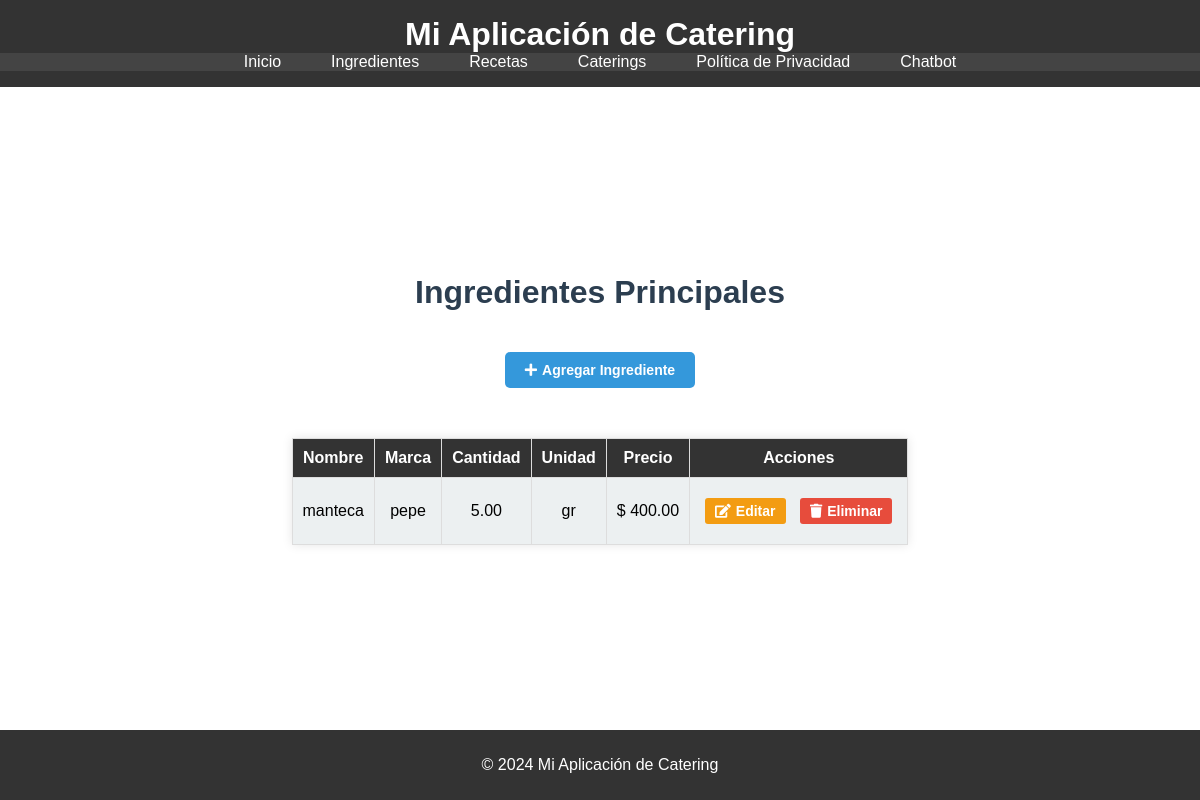
/calculos/ingredientes/, run on an earlier commit of the app's database.
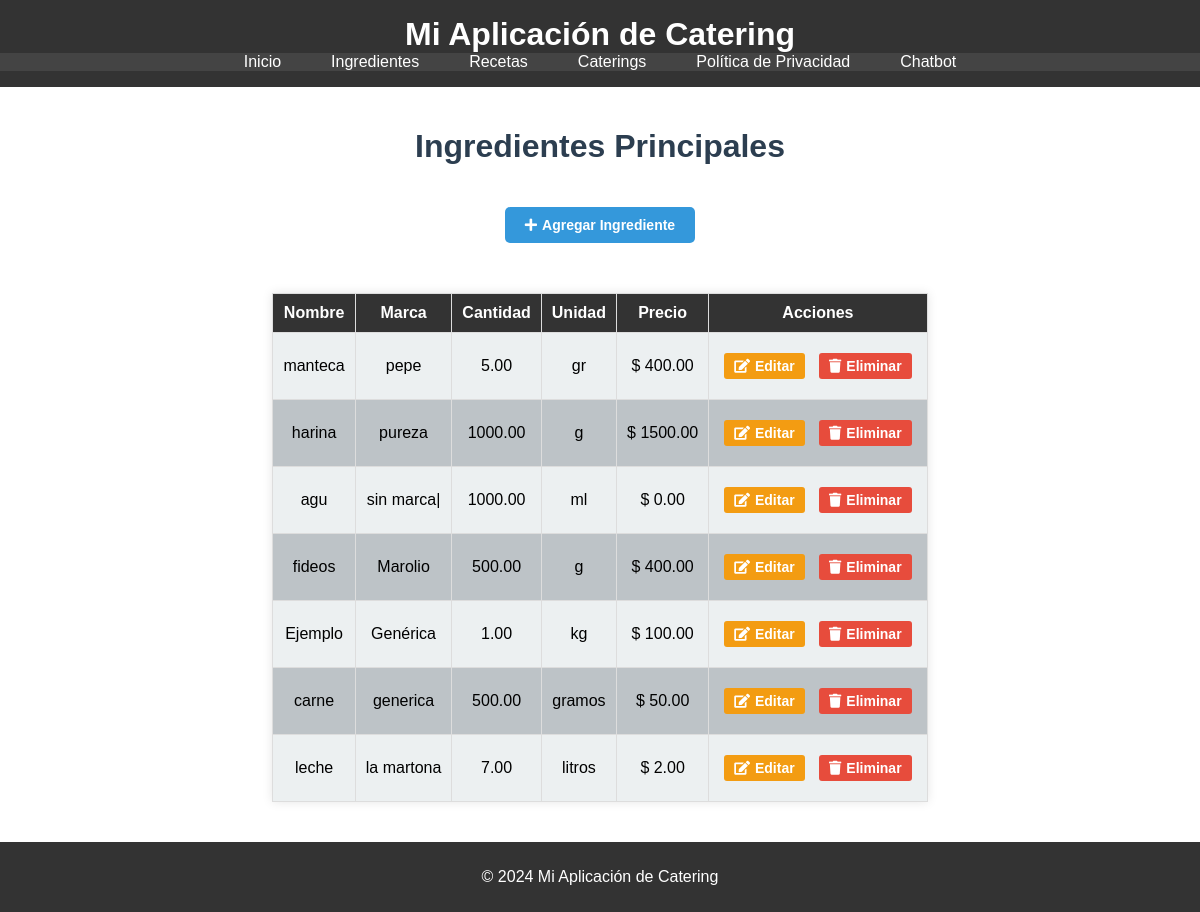
And on a later commit of the database.
### calculos/models.py (models this page shows, shortened)
class Ingrediente(models.Model):
    nombre = models.CharField(max_length=100)
    marca = models.CharField(max_length=50, blank=True, null=True)
    cantidad = models.DecimalField(max_digits=10, decimal_places=2)
    unidad = models.CharField(max_length=100, default='ejemplo: gramos')
    precio = models.DecimalField(max_digits=10, decimal_places=2)

### calculos/views.py (the view)
# urls.py: path('ingredientes/', views.lista_ingredientes_principal, name='lista_ingredientes_principal'),
def lista_ingredientes_principal(request):
    ingredientes = Ingrediente.objects.all()
    return render(request, 'calculos/lista_ingredientes_principal.html', {'ingredientes': ingredientes})

### templates/calculos/lista_ingredientes_principal.html
{% extends 'base.html' %}
{% block content %}
<h1 style="color: #2c3e50;">Ingredientes Principales</h1>
<a href="{% url 'agregar_ingrediente_principal' %}" class="btn btn-primary" style="background-color: #3498db; color: white; padding: 10px 20px; border-radius: 5px; text-decoration: none; font-weight: bold; margin-top: 20px;">
    <i class="fas fa-plus"></i> Agregar Ingrediente
</a>
<div class="responsive-table" style="margin-top: 20px;">
    <table style="width: 100%; border-collapse: collapse;">
        <thead>
            <tr style="background-color: #34495e; color: white;">
                <th style="padding: 10px;">Nombre</th>
                <th style="padding: 10px;">Marca</th>
                <th style="padding: 10px;">Cantidad</th>
                <th style="padding: 10px;">Unidad</th>
                <th style="padding: 10px;">Precio</th>
                <th style="padding: 10px;">Acciones</th>
            </tr>
        </thead>
        <tbody>
            {% for ingrediente in ingredientes %}
            <tr style="background-color: {% cycle '#ecf0f1' '#bdc3c7' %};">
                <td data-label="Nombre" style="padding: 10px;">{{ ingrediente.nombre }}</td>
                <td data-label="Marca" style="padding: 10px;">{{ ingrediente.marca }}</td>
                <td data-label="Cantidad" style="padding: 10px;">{{ ingrediente.cantidad }}</td>
                <td data-label="Unidad" style="padding: 10px;">{{ ingrediente.unidad }}</td>
                <td data-label="Precio" style="padding: 10px;">$ {{ ingrediente.precio|floatformat:2 }}</td>
                <td data-label="Acciones" style="padding: 10px;">
                    <a href="{% url 'editar_ingrediente_principal' ingrediente.id %}" class="btn btn-warning" style="background-color: #f39c12; color: white; padding: 5px 10px; border-radius: 3px; text-decoration: none; font-size: 14px;">
                        <i class="fas fa-edit"></i> Editar
                    </a>
                    <a href="{% url 'eliminar_ingrediente_principal' ingrediente.id %}" class="btn btn-danger" style="background-color: #e74c3c; color: white; padding: 5px 10px; border-radius: 3px; text-decoration: none; font-size: 14px;" onclick="return confirm('¿Está seguro de eliminar este ingrediente?');">
                        <i class="fas fa-trash"></i> Eliminar
                    </a>
                </td>
            </tr>
            {% endfor %}
        </tbody>
    </table>
</div>
{% endblock %}

### templates/base.html (shortened to what this page needs)
<!DOCTYPE html>
<html lang="en">
<head>
    {% load static %}
    <link rel="stylesheet" href="{% static 'style.css' %}">
    <link rel="stylesheet" href="https://cdnjs.cloudflare.com/ajax/libs/font-awesome/5.15.4/css/all.min.css">
</head>
<body>
    <header>
        <h1>Mi Aplicación de Catering</h1>
        <nav>
            <ul>
                <li><a href="{% url 'home_calculos' %}">Inicio</a></li>
                <li><a href="{% url 'lista_ingredientes_principal' %}">Ingredientes</a></li>
                <li><a href="{% url 'lista_recetas' %}">Recetas</a></li>
                <li><a href="{% url 'lista_caterings' %}">Caterings</a></li>
                <li><a href="{% url 'politica_privacidad' %}">Política de Privacidad</a></li>
                <li><a href="https://chatgpt.com/g/g-6798de56d9848191a7af1ca7de8ff752-calculadora-de-catering">Chatbot</a></li>
            </ul>
        </nav>
    </header>
    <main>
        {% block content %}{% endblock %}
    </main>
    <footer>
        <p>&copy; 2024 Mi Aplicación de Catering</p>
    </footer>
</body>
</html>

### static/style.css (style rules this page uses)
body { display: flex; flex-direction: column; min-height: 100vh; margin: 0; font-family: Arial, sans-serif; }
main { flex: 1; padding: 20px; display: flex; flex-direction: column; justify-content: center; align-items: center; }
footer { background: #333; color: white; text-align: center; padding: 10px 0; margin-top: auto; width: 100%; }
header { background: #333; color: white; padding: 1rem 0; text-align: center; }
header h1 { margin: 0; }
nav ul { display: flex; list-style: none; justify-content: center; padding: 0; background: #444; margin: 0; }
nav ul li { margin: 0 15px; }
nav ul li a { color: white; text-decoration: none; padding: 5px 10px; border-radius: 5px; transition: background-color 0.3s ease; }
table { width: 100%; border-collapse: collapse; margin: 20px 0; background-color: white; box-shadow: 0 0 10px rgba(0, 0, 0, 0.1); }
table th, table td { border: 1px solid #ddd; padding: 10px; text-align: center; }
table th { background-color: #333; color: white; }
table tr:nth-child(even) { background-color: #f9f9f9; }
a.button, .btn { display: inline-flex; align-items: center; justify-content: center; background-color: #333; color: white; padding: 10px 15px; border-radius: 5px; text-decoration: none; font-size: 14px; font-weight: bold; margin: 10px 5px; transition: background-color 0.3s ease; }
a.btn-primary { background-color: #3498db; }
a.btn-warning { background-color: #f39c12; }
a.btn-danger { background-color: #e74c3c; }
i { margin-right: 5px; }

What changed in the data, as far as the page shows it:
added Ingrediente: nombre "harina", marca "pureza", cantidad "1000.00", unidad "g", precio "1500.00"
added Ingrediente: nombre "agu", marca "sin marca|", cantidad "1000.00", unidad "ml", precio "0.00"
added Ingrediente: nombre "fideos", marca "Marolio", cantidad "500.00", unidad "g", precio "400.00"
added Ingrediente: nombre "Ejemplo", marca "Genérica", cantidad "1.00", unidad "kg", precio "100.00"
added Ingrediente: nombre "carne", marca "generica", cantidad "500.00", unidad "gramos", precio "50.00"
added Ingrediente: nombre "leche", marca "la martona", cantidad "7.00", unidad "litros", precio "2.00"
